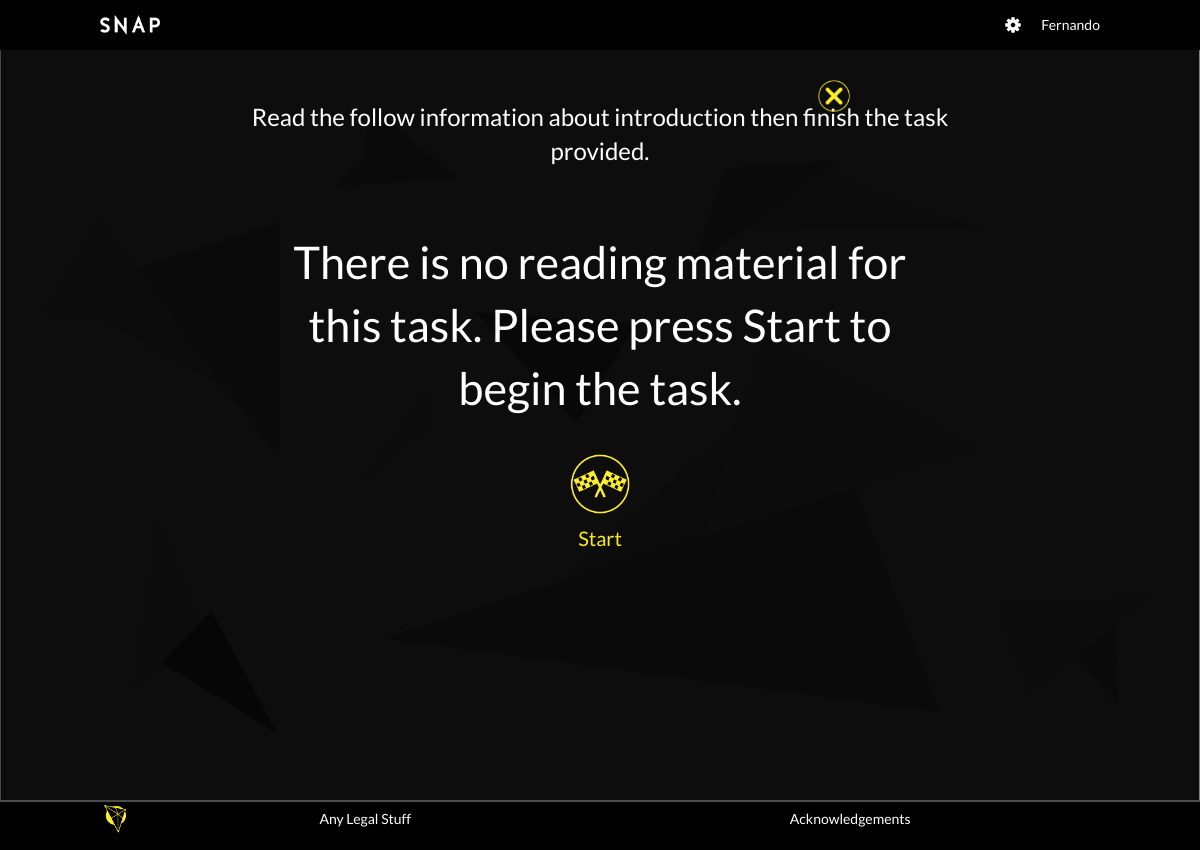
The app's page /student/pre-task-material.php?quiz_id=10 (signed in), older data.
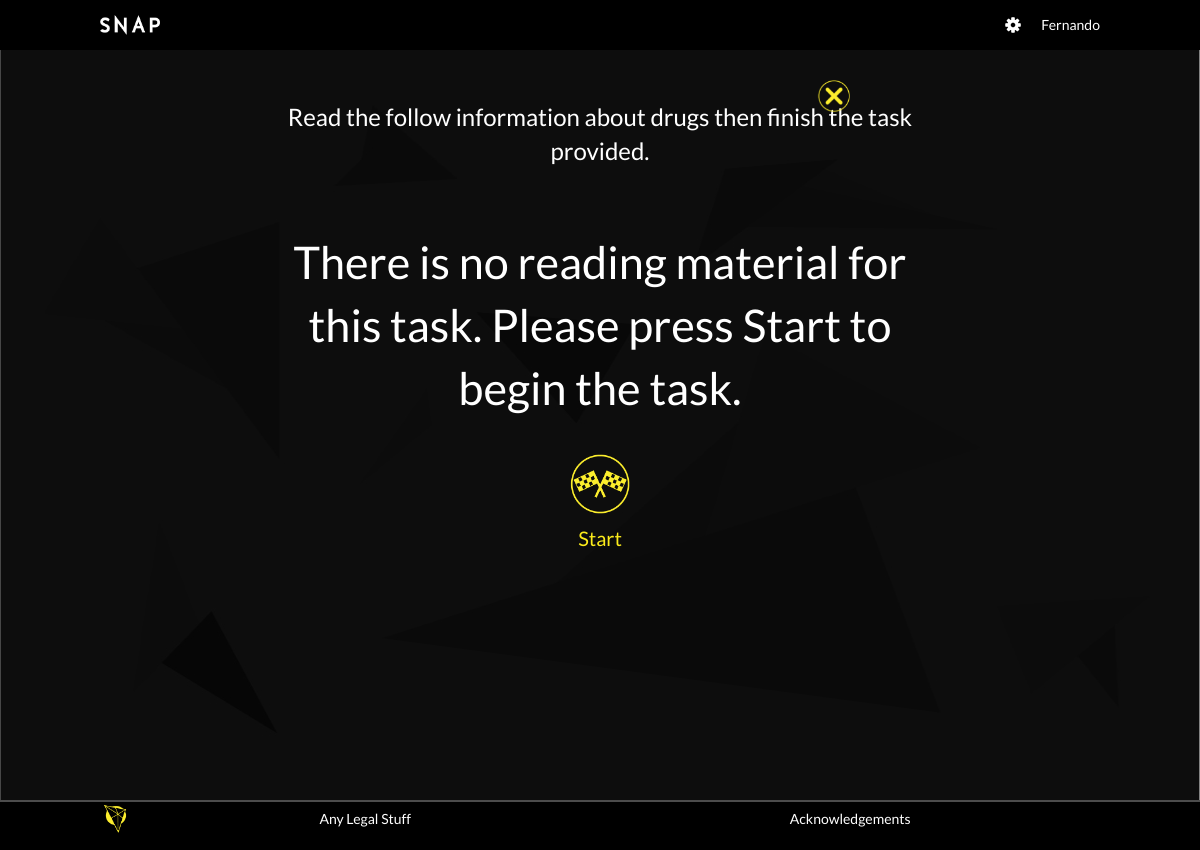
The same page, newer data.
### tables this page shows
CREATE TABLE IF NOT EXISTS `Learning_Material` (
  QuizID   MEDIUMINT,
  Content  LONGTEXT,
  Excluded MEDIUMINT DEFAULT 0,
  CONSTRAINT Learning_Material_QuizID_PK PRIMARY KEY (QuizID),
  CONSTRAINT Learning_Material_QuizID_FK FOREIGN KEY (QuizID)
  REFERENCES Quiz (QuizID)
    ON DELETE CASCADE
    ON UPDATE CASCADE
);

CREATE TABLE IF NOT EXISTS `Topic` (
  TopicID   MEDIUMINT AUTO_INCREMENT,
  TopicName VARCHAR(190) UNIQUE,
  CONSTRAINT Topic_TopicID_PK PRIMARY KEY (TopicID)
);

### student/student-validation.php (called while the page is built, shortened)
<?php
    if (isset($_SESSION['studentID']) && isset($_SESSION['studentUsername'])) {
        $studentUsername = $_SESSION['studentUsername'];
    } else {
        debug_log("You have not logged in.");
        header("location:welcome.php");
    }
?>

### mysql-lib.php (called while the page is built, shortened)
<?php
function getQuizType(PDO $conn, $quizID)
{
    $quizTypeSql = "SELECT COUNT(*)
                        FROM Quiz
                        WHERE QuizID = ?";
    $quizTypeQuery = $conn->prepare($quizTypeSql);
    $quizTypeQuery->execute(array($quizID));
    $quizTypeSql = "SELECT *
                        FROM   Quiz LEFT JOIN Learning_Material USING (QuizID)
                        WHERE  QuizID = ?";
    $quizTypeQuery = $conn->prepare($quizTypeSql);
    $quizTypeQuery->execute(array($quizID));
    $quizTypeQueryRes = $quizTypeQuery->fetch(PDO::FETCH_OBJ);
    return $quizTypeQueryRes->QuizType;
}
function getLearningMaterial(PDO $conn, $quizID)
{
    return getRecord($conn, $quizID, "Learning_Material", array("Quiz", "Topic"));
}
function getTablePK(PDO $conn, $tableName)
{
    $tableSql = "SHOW KEYS FROM $tableName WHERE Key_name = 'PRIMARY'";
    $tableQuery = $conn->prepare($tableSql);
    $tableQuery->execute();
    $tableResult = $tableQuery->fetchAll(PDO::FETCH_OBJ);
    $tablePK = $tableResult[0]->Column_name;
    return $tablePK;
}
function getRecord(PDO $conn, $recordID, $tableName, array $joinTables = null)
{
    $tablePK = getTablePK($conn, $tableName);
    $tableSql = "SELECT COUNT(*)
				 FROM $tableName
				 WHERE $tablePK = ?";
    $tableQuery = $conn->prepare($tableSql);
    $tableQuery->execute(array($recordID));
    $tableSql = "SELECT * FROM $tableName";
    if ($joinTables != null) {
        foreach ($joinTables as $joinTable) {
            $tableSql .= " NATURAL JOIN " . $joinTable;
        }
    }
    $tableSql .= " WHERE $tablePK = ?";
    $tableQuery = $conn->prepare($tableSql);
    $tableQuery->execute(array($recordID));
    $tableResult = $tableQuery->fetch(PDO::FETCH_OBJ);
    return $tableResult;
}
?>

### student/pre-task-material.php (the view, shortened to what this page needs)
<?php
    require_once('student-validation.php');
    require_once("../mysql-lib.php");
    if ($_SERVER["REQUEST_METHOD"] == "GET") {
        if(isset($_GET["quiz_id"])) {
            $quizID = $_GET["quiz_id"];
        } else {
        }
    } else {
    }
    $conn = null;
    try {
        $conn = db_connect();
        $week = getWeekByQuiz($conn, $quizID);
        $materialRes = getLearningMaterial($conn, $quizID);
        $quizType = getQuizType($conn, $quizID);
    } catch(Exception $e) {
        if($conn != null) {
            db_close($conn);
        }
        debug_err($e);
        exit;
    }
?>
<!DOCTYPE html>
<html lang="en">
<head>
    <link rel="stylesheet" href="./css/common.css">
</head>
<body>
<div class="page-wrapper">
    <div class="header-wrapper">
        <div class="header">
            <a class="home-link">SNAP</a>
            <div class="settings">
                <div class="setting-icon dropdown">
                </div>
                <a class="setting-text"><?php echo $studentUsername?></a>
            </div>
        </div>
    </div>
    <div class="content-wrapper">
        <div class="material">
            <h2 class="material-title">Read the follow information about <?php echo strtolower($materialRes->TopicName) ?> then finish the task provided.</h2>
<?php   if ($materialRes->Excluded == 0) { ?>
            <div class="material-content-included p1">
                <?php echo $materialRes->Content; ?>
            </div>
<?php   } else { ?>
            <div class="material-content-excluded h1">
                <p>There is no reading material for this task. Please press Start to begin the task.</p>
            </div>
<?php   } ?>
<?php
            switch ($quizType) {
                case "MCQ": ?>
                    <a href="" class="material-start">
                        <span class="material-start-icon"></span>
                        Start
                    </a>
<?php               break;
                case "SAQ": ?>
        <?php       break;
            }  ?>
        </div>
    </div>
    <ul class="task-operation">
        <li class="cancel-task">
            <a href="weekly-task.php?week=<?php echo $week?>" title="Cancel Task"></a>
        </li>
    </ul>
    <div class="footer-wrapper">
        <div class="footer">
            <div class="footer-content">
                <a href="#" class="footer-logo"></a>
                <ul class="footer-nav">
                    <li class="footer-nav-item"><a href="#">Any Legal Stuff</a></li>
                    <li class="footer-nav-item"><a href="#">Acknowledgements</a></li>
                </ul>
            </div>
        </div>
    </div>
</div>
</body>
</html>

Row changes from the older to the newer data that the page shows:
changed through a linked row, learning_material: topic.TopicName "introduction" → "drugs"
